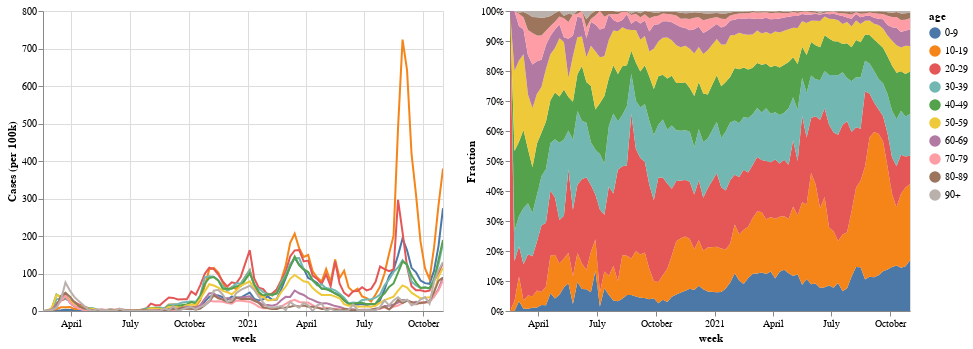

Source (notebook cell):
### Code cell
import altair as alt

selection = alt.selection_multi(fields=["age"])
color = alt.condition(selection, alt.Color("age:N"), alt.value("lightgray"))
common = (
    alt.Chart(df)
    .transform_aggregate(count="sum(cases)", per100="sum(per100k)", pf="max(pop fraction)", groupby=["age", "week"])
    .transform_joinaggregate(total="sum(count)", groupby=["week"])
    .transform_calculate(frac=alt.datum.count / alt.datum.total)
    # .transform_calculate(pf=alt.datum["pop fraction"])

)

encodings = dict(
    x="week",
    y=alt.Y("per100:Q", title="Cases (per 100k)"),
    color=color,
    tooltip=[
        "week",
        "age",
        alt.Tooltip("total:Q", title="Total weekly cases"),
        alt.Tooltip("count:Q", title="Cases by age"),
        alt.Tooltip("per100:Q", title="Cases by age (per 100k)", format=".0f"),
        alt.Tooltip("frac:Q", title="Fraction of cases by age", format=".0%"),
        alt.Tooltip("pf:Q", title="Fraction of population by age", format=".0%"),

    ],
    order=alt.Order("age", sort="ascending"),
)
absolute = common.mark_line().encode(**encodings).interactive()


total_encodings = {}
total_encodings.update(encodings)
total_encodings.update(dict(y=alt.Y("total:Q", tooltip=["total:Q"])))

#absolute |= common.mark_line().encode(**total_encodings).interactive()
encodings.update(dict(y=alt.Y("count:Q", title="Fraction", stack="normalize")))
fraction = common.mark_area().encode(**encodings)
(absolute | fraction).add_selection(selection)

### Figure 1 — Vega-Lite specification as saved in the notebook (floating-point values rounded to 4 significant figures; data arrays with more than 128 entries replaced by an {"elided": "..."} marker saying what was removed)
{"config": {"view": {"continuousWidth": 400, "continuousHeight": 300}}, "hconcat": [{"mark": "line", "encoding": {"color": {"condition": {"type": "nominal", "field": "age", "selection": "selector021"}, "value": "lightgray"}, "order": {"type": "nominal", "field": "age", "sort": "ascending"}, "tooltip": [{"type": "temporal", "field": "week"}, {"type": "nominal", "field": "age"}, {"type": "quantitative", "field": "total", "title": "Total weekly cases"}, {"type": "quantitative", "field": "count", "title": "Cases by age"}, {"type": "quantitative", "field": "per100", "format": ".0f", "title": "Cases by age (per 100k)"}, {"type": "quantitative", "field": "frac", "format": ".0%", "title": "Fraction of cases by age"}, {"type": "quantitative", "field": "pf", "format": ".0%", "title": "Fraction of population by age"}], "x": {"type": "temporal", "field": "week"}, "y": {"type": "quantitative", "field": "per100", "title": "Cases (per 100k)"}}, "selection": {"selector022": {"type": "interval", "bind": "scales", "encodings": ["x", "y"]}, "selector021": {"type": "multi", "fields": ["age"]}}, "transform": [{"aggregate": [{"op": "sum", "field": "cases", "as": "count"}, {"op": "sum", "field": "per100k", "as": "per100"}, {"op": "max", "field": "pop fraction", "as": "pf"}], "groupby": ["age", "week"]}, {"joinaggregate": [{"op": "sum", "field": "count", "as": "total"}], "groupby": ["week"]}, {"calculate": "(datum.count / datum.total)", "as": "frac"}]}, {"mark": "area", "encoding": {"color": {"condition": {"type": "nominal", "field": "age", "selection": "selector021"}, "value": "lightgray"}, "order": {"type": "nominal", "field": "age", "sort": "ascending"}, "tooltip": [{"type": "temporal", "field": "week"}, {"type": "nominal", "field": "age"}, {"type": "quantitative", "field": "total", "title": "Total weekly cases"}, {"type": "quantitative", "field": "count", "title": "Cases by age"}, {"type": "quantitative", "field": "per100", "format": ".0f", "title": "Cases by age (per 100k)"}, {"type": "quantitative", "field": "frac", "format": ".0%", "title": "Fraction of cases by age"}, {"type": "quantitative", "field": "pf", "format": ".0%", "title": "Fraction of population by age"}], "x": {"type": "temporal", "field": "week"}, "y": {"type": "quantitative", "field": "count", "stack": "normalize", "title": "Fraction"}}, "selection": {"selector021": {"type": "multi", "fields": ["age"]}}, "transform": [{"aggregate": [{"op": "sum", "field": "cases", "as": "count"}, {"op": "sum", "field": "per100k", "as": "per100"}, {"op": "max", "field": "pop fraction", "as": "pf"}], "groupby": ["age", "week"]}, {"joinaggregate": [{"op": "sum", "field": "count", "as": "total"}], "groupby": ["week"]}, {"calculate": "(datum.count / datum.total)", "as": "frac"}]}], "data": {"name": "data-4afb3a69a8e42fba819c2cbcde466a41"}, "$schema": "https://vega.github.io/schema/vega-lite/v4.8.1.json", "datasets": {"data-4afb3a69a8e42fba819c2cbcde466a41": {"elided": "890 records"}}}
